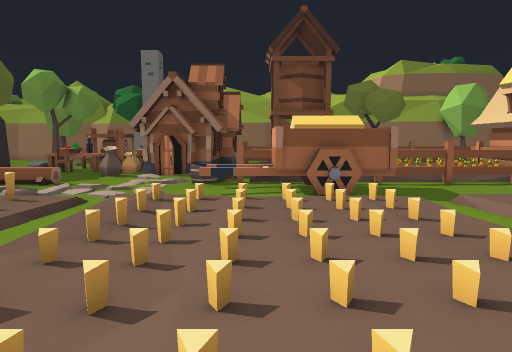
[1] (above)

24 first-person views from a walk through a 3-D level made in the Godot game engine. The camera is 1.3 m above the floor, tilts 6° down and sees 75° across. The floor is counted in squares, 1 m on a side. Each view is taken from the middle of a square. On the plan, view 1 faces up. The plan holds only what a view shows up to about 14 squares ahead; the rest is blank. The place goes on beyond the plan.

[2]
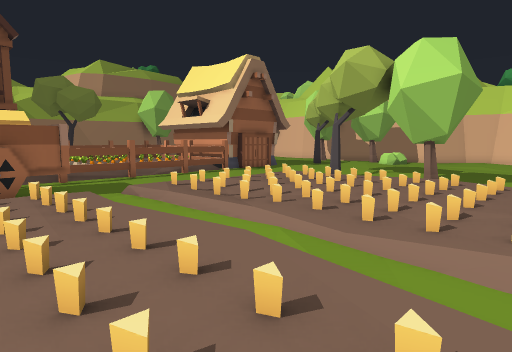

[3]
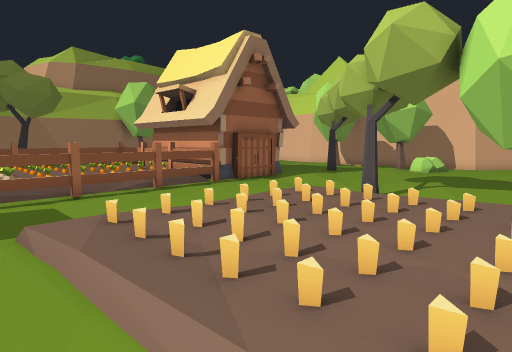

[4]
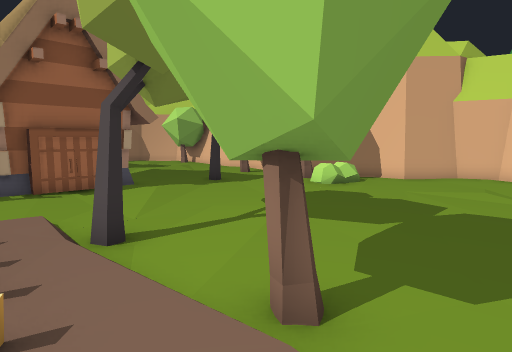

[5]
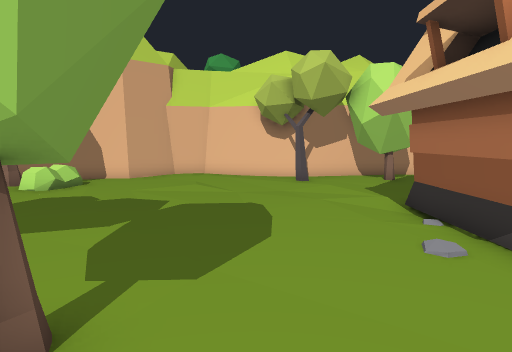

[6]
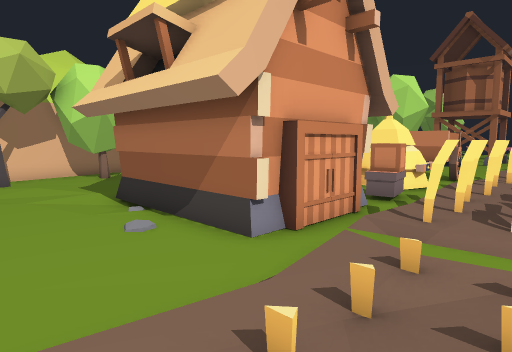

[7]
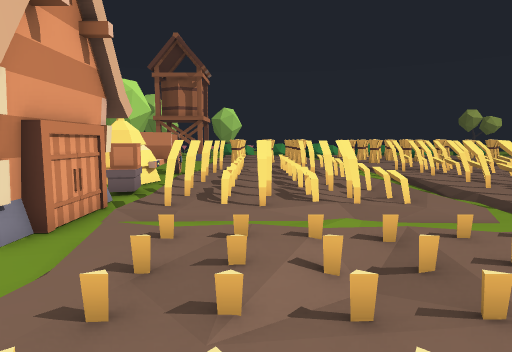

[8]
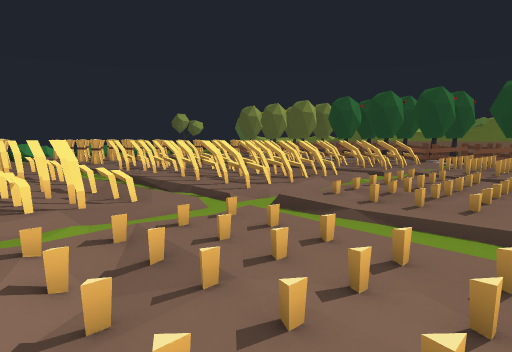

[9]
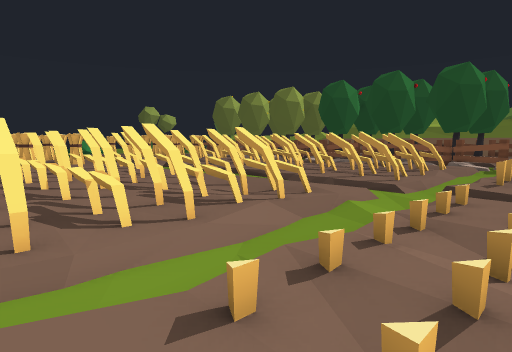

[10]
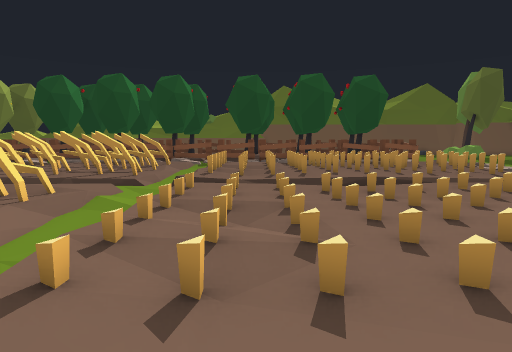

[11]
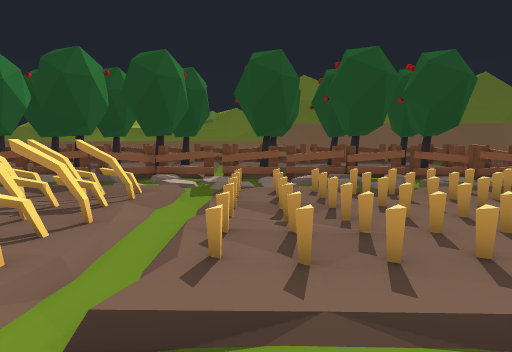

[12]
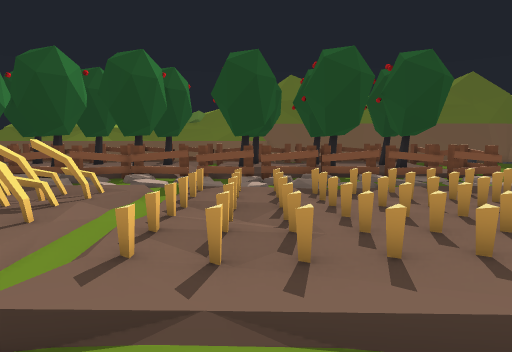

[13]
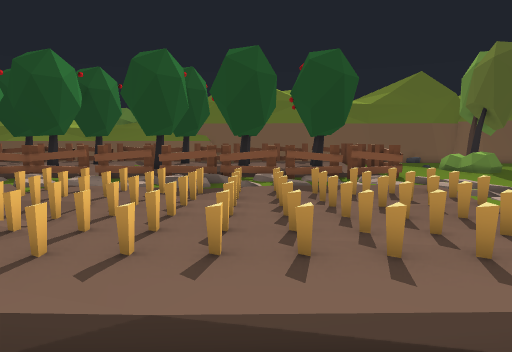

[14]
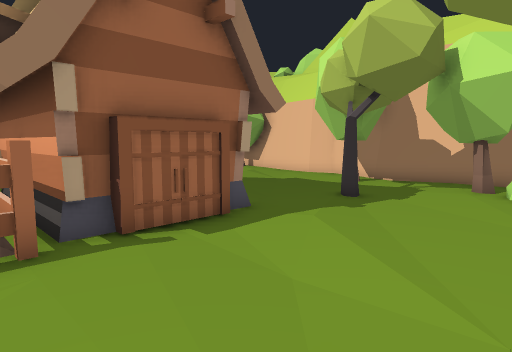

[15]
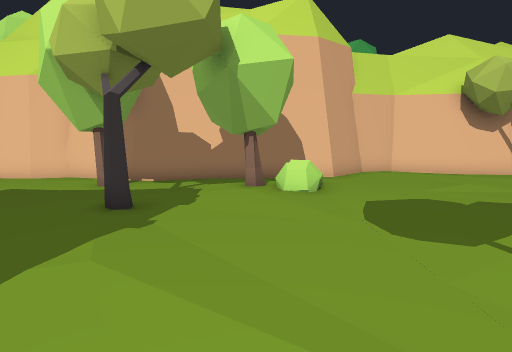

[16]
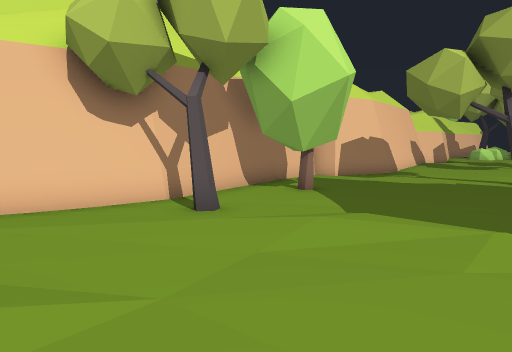

[17]
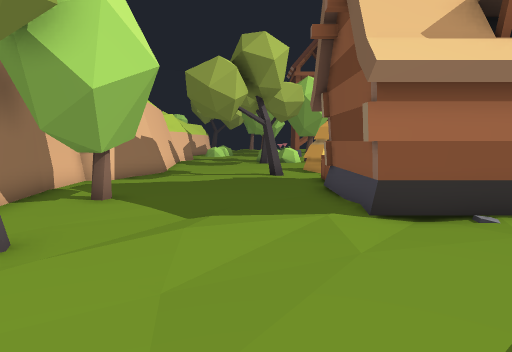

[18]
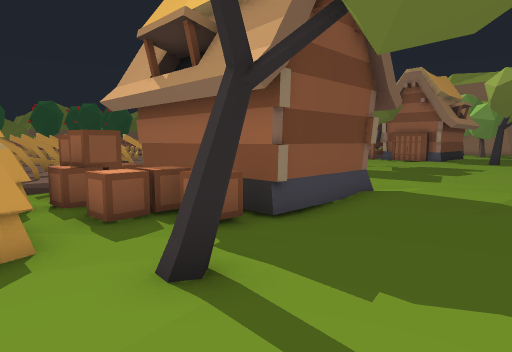

[19]
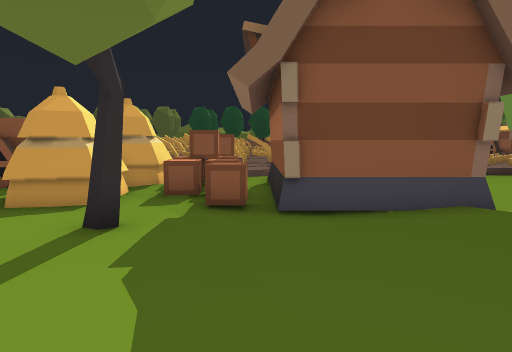

[20]
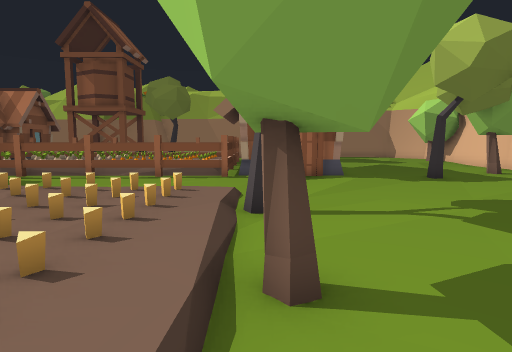

[21]
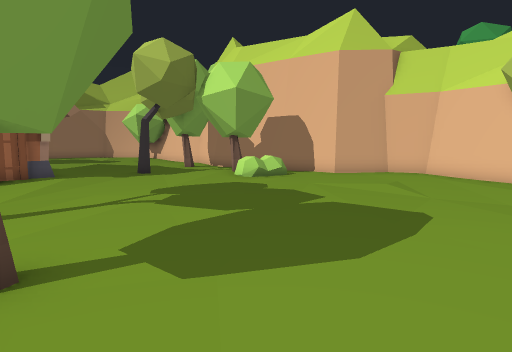

[22]
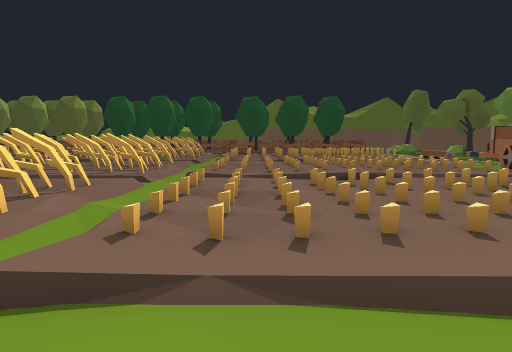

[23]
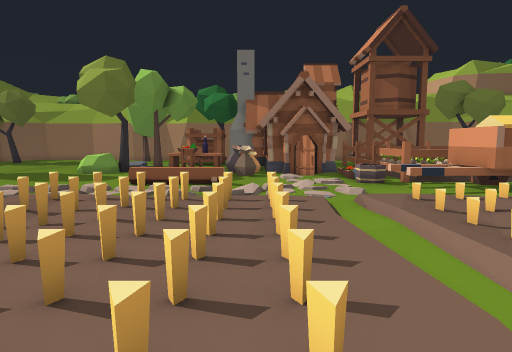

[24]
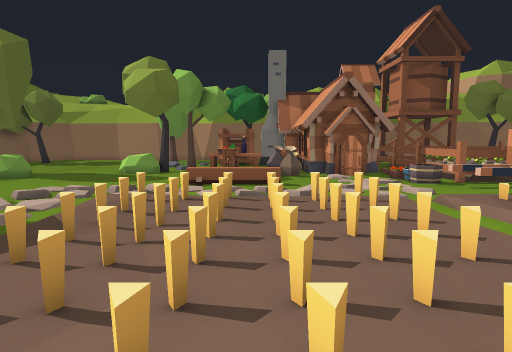

### Floor plan
Key: @ floor where view 1 was taken; # wall or solid block; x gap in a wall; . main floor; : floor 0.25 m higher than the main floor; + floor 0.5 m higher than the main floor; / step, stairs or slope; D closed door; = window, fence, low wall or low ledge; ^ raised ledge; T thing the floor can be seen under or through; W wagon; H wheel; C crate; R rock; O other object.
Columns run from 16 left of view 1 to 27 right of it. Each row starts with its distance up from view 1.
 14                #   OO O=====#    .....x.#
 13 .....   ..... O#:   :+:::+++## D#.....#x#
 12 ..... =OO.....O######TTTTT###.DD...#....##
 11 ..     ........==#   ...................##
 10 ....  ... ..::.==#WW^.................#..#
  9 ##.. ..//  ......#H#..................##.#
  8  #.:.:///::/.::///::/.:///::/.........==.#
  7  # :.:::::::.::::::://:::::::............#
  6 ##  .:.:::::.:.::::://:.:::::#...........##
  5 :O  .:.:::::.::::::://:.:::::.............##
  4  #.: :::::::/::::::://:::::::..............#
  3  #.. :::::::/::::::://:::::::##............#
  2  #.. :::::::/:::::::/.:::::::..............#
  1  #   :::::::/::::::://:::::::..............#
  0  #   :::::::./::@:::/.:::::::.............##
 -1  #   :::.:::./:::/:://:::.:::...........#.#
 -2  #   :::::::.::::/:://:::::::.............#
 -3  R  .///////.////////////////.######.....##
 -4  #.////...//../...............D    #....####
 -5 :#  /=:#:#:#.//=/=/=:.:/=/=/=/D    #....# .#
 -6 x#. /x:#:###./=#=#=#:.:=#=#=#/######.......#
 -7 :#. .=#=#=#:..=#=#=#:.:=#=#=#/.....C.......#
 -8  R  /=## ###./=#=#=#:.:=#=#=#/C.CCCC......##
 -9  #        #   /#=#=#:.::#=#=#/C.CC........#
-10  =        #    #=#=#:.:=#=#=#######......##
-11  #        #   =#=#=#:.:=#=#=#    ##......#

Positions as (right, up) in squares from view 1, and headings:
1: (0, 0), facing up
2: (1, -1), facing up-right
3: (4, 2), facing up-right
4: (11, 1), facing up-right
5: (11, 1), facing right
6: (10, 1), facing down-right
7: (10, 2), facing down
8: (10, 2), facing down-left
9: (4, -1), facing down-left
10: (5, -1), facing left
11: (-2, -2), facing left
12: (-2, -1), facing left
13: (-2, 3), facing left
14: (11, 7), facing up-right
15: (13, 9), facing right
16: (19, 3), facing down-right
17: (21, 3), facing down
18: (23, -11), facing up-left
19: (25, -7), facing left
20: (13, 0), facing up
21: (13, -1), facing up-right
22: (15, -1), facing left
23: (-6, 0), facing up
24: (-8, 0), facing up
